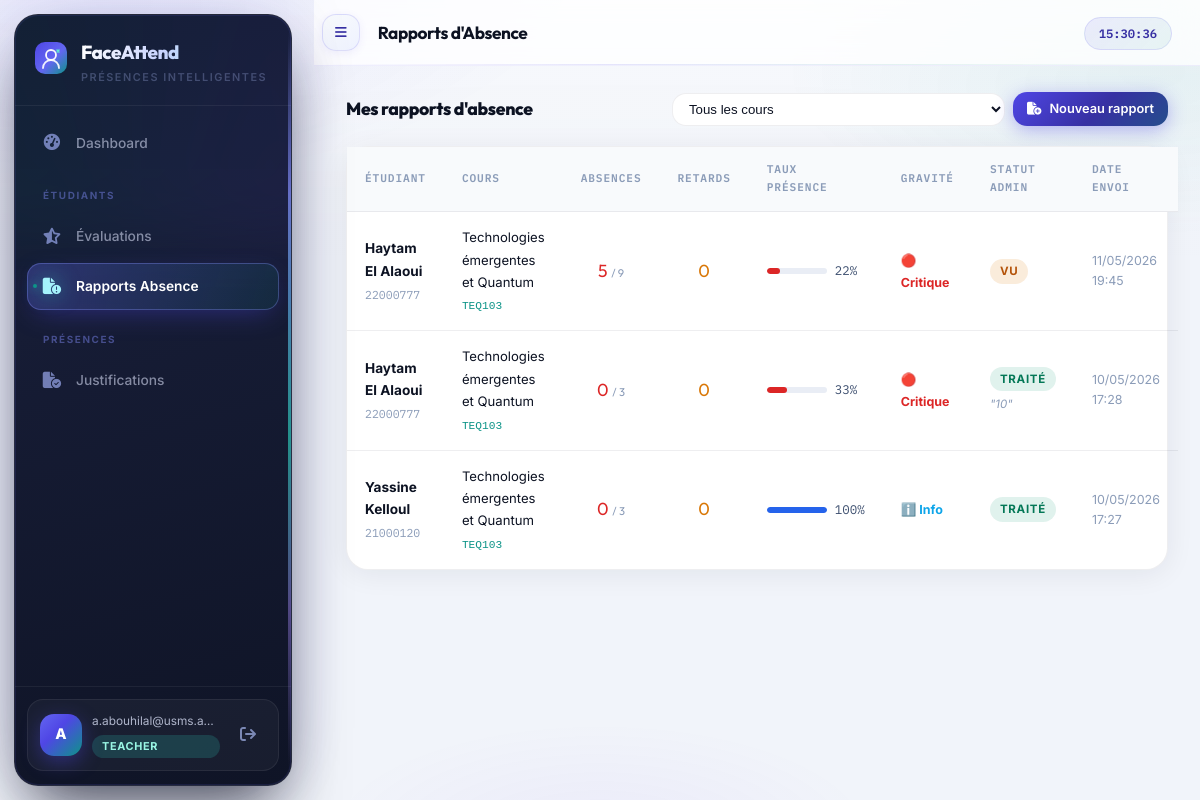
Page /teacher/absence-reports (signed in) on the committed database.
### app/models/__init__.py (models this page shows, shortened)
class User(UserMixin, db.Model):
    __tablename__ = "users"
    id           = db.Column(db.Integer, primary_key=True)
    email        = db.Column(db.String(255), unique=True, nullable=False, index=True)
    password_hash= db.Column(db.String(255), nullable=False)
    role         = db.Column(db.Enum(RoleEnum), nullable=False)
    is_active    = db.Column(db.Boolean, default=True)
    consent_given= db.Column(db.Boolean, default=False)          # CNDP
    consent_date = db.Column(db.DateTime)
    failed_logins= db.Column(db.Integer, default=0)
    locked_until = db.Column(db.DateTime)
    created_at   = db.Column(db.DateTime, default=lambda: datetime.now(timezone.utc))
    updated_at   = db.Column(db.DateTime, onupdate=lambda: datetime.now(timezone.utc))
    deleted_at   = db.Column(db.DateTime)   # Soft delete (droit à l'oubli CNDP)
    student_profile = db.relationship("Student", back_populates="user", uselist=False)
    teacher_profile = db.relationship("Teacher", back_populates="user", uselist=False)

class AbsenceReport(db.Model):
    __tablename__ = "absence_reports"
    id          = db.Column(db.Integer, primary_key=True)
    teacher_id  = db.Column(db.Integer, db.ForeignKey("teachers.id"), nullable=False)
    student_id  = db.Column(db.Integer, db.ForeignKey("students.id"), nullable=False)
    course_id   = db.Column(db.Integer, db.ForeignKey("courses.id"),  nullable=False)
    nb_seances          = db.Column(db.Integer, default=0)
    nb_absences         = db.Column(db.Integer, default=0)
    nb_retards          = db.Column(db.Integer, default=0)
    taux_presence       = db.Column(db.Float,   default=0.0)  # 0.0 → 1.0
    periode_debut       = db.Column(db.DateTime)
    periode_fin         = db.Column(db.DateTime)
    commentaire         = db.Column(db.Text)
    gravite             = db.Column(db.Enum(AbsenceGravite),
                                    default=AbsenceGravite.INFO)
    statut              = db.Column(db.Enum(AbsenceReportStatus),
                                    default=AbsenceReportStatus.NOUVEAU)
    created_at          = db.Column(db.DateTime,
                                    default=lambda: datetime.now(timezone.utc))
    admin_note          = db.Column(db.Text)
    admin_treated_at    = db.Column(db.DateTime)
    teacher = db.relationship("Teacher", foreign_keys=[teacher_id])
    student = db.relationship("Student", foreign_keys=[student_id])
    course  = db.relationship("Course",  foreign_keys=[course_id])

class Student(db.Model):
    __tablename__ = "students"
    id              = db.Column(db.Integer, primary_key=True)
    user_id         = db.Column(db.Integer, db.ForeignKey("users.id"), unique=True)
    student_number  = db.Column(db.String(20), unique=True, nullable=False)  # CNE / Matricule
    first_name      = db.Column(db.String(100), nullable=False)
    last_name       = db.Column(db.String(100), nullable=False)
    program         = db.Column(db.String(100))   # Filière
    year_of_study   = db.Column(db.Integer)
    group_name      = db.Column(db.String(50))
    face_encoding_enc  = db.Column(db.LargeBinary)   # AES-GCM ciphertext
    face_encoding_nonce= db.Column(db.LargeBinary)   # 96-bit nonce GCM
    face_encoding_tag  = db.Column(db.LargeBinary)   # 128-bit auth tag GCM
    face_photo_enc     = db.Column(db.LargeBinary)
    face_photo_nonce   = db.Column(db.LargeBinary)
    face_photo_tag     = db.Column(db.LargeBinary)
    face_enrolled_at   = db.Column(db.DateTime)
    pseudonym          = db.Column(db.String(64), unique=True)  # Pseudonymisation CNDP
    user        = db.relationship("User", back_populates="student_profile")
    attendances = db.relationship("Attendance", back_populates="student", lazy="dynamic")
    enrollments = db.relationship("Enrollment",  back_populates="student", lazy="dynamic")
    @property
    def full_name(self):
        return f"{self.first_name} {self.last_name}"

class Course(db.Model):
    __tablename__ = "courses"
    id          = db.Column(db.Integer, primary_key=True)
    teacher_id  = db.Column(db.Integer, db.ForeignKey("teachers.id"))
    name        = db.Column(db.String(150), nullable=False)
    code        = db.Column(db.String(20), unique=True, nullable=False)
    description = db.Column(db.Text)
    credits     = db.Column(db.Integer, default=3)
    room        = db.Column(db.String(50))
    is_active   = db.Column(db.Boolean, default=True)
    teacher     = db.relationship("Teacher", back_populates="courses")
    sessions    = db.relationship("Session", back_populates="course", lazy="dynamic")
    enrollments = db.relationship("Enrollment", back_populates="course", lazy="dynamic")

### app/api/teacher.py (the view)
@teacher_bp.route("/absence-reports")
@teacher_required
def absence_reports():
    teacher   = Teacher.query.filter_by(user_id=current_user.id).first_or_404()
    courses   = teacher.courses.filter_by(is_active=True).all()
    course_id = request.args.get("course_id", type=int)
    query = AbsenceReport.query.filter_by(teacher_id=teacher.id)
    if course_id:
        query = query.filter_by(course_id=course_id)
    reports = query.order_by(AbsenceReport.created_at.desc()).all()
    return render_template("teacher/absence_reports.html",
                           teacher=teacher,
                           reports=reports,
                           courses=courses,
                           selected_course=course_id)

### app/api/teacher.py (called while the page is built)
def teacher_required(f):
    @wraps(f)
    @login_required
    def decorated(*args, **kwargs):
        if current_user.role not in (RoleEnum.TEACHER, RoleEnum.ADMIN):
            flash("Accès enseignants uniquement.", "danger")
            return redirect(url_for("auth.login"))
        return f(*args, **kwargs)
    return decorated

### frontend/templates/teacher/absence_reports.html (shortened to what this page needs)
{% extends "base.html" %}
{% block page_title %}Rapports d'Absence{% endblock %}
{% block content %}
<div class="section-header" style="display:flex;align-items:center;justify-content:space-between;margin-bottom:20px">
  <h2 style="font-family:var(--font-head);font-size:1.1rem">Mes rapports d'absence</h2>
  <div style="display:flex;gap:8px;align-items:center;flex-wrap:wrap">
    <form method="GET" style="display:flex;gap:8px">
      <select name="course_id" onchange="this.form.submit()"
              style="padding:7px 12px;background:var(--bg-2);border:1px solid var(--border-2);
                     border-radius:var(--radius);color:var(--text);font-size:.83rem;outline:none">
        <option value="">Tous les cours</option>
      </select>
    </form>
    <a href="{{ url_for('teacher.absence_report_new') }}" class="btn btn--primary btn--sm">
      <i class="fas fa-file-circle-plus"></i> Nouveau rapport
    </a>
  </div>
</div>
{% if reports %}
<div class="card" style="padding:0">
  <table>
    <thead>
      <tr>
        <th>Étudiant</th>
        <th>Cours</th>
        <th>Absences</th>
        <th>Retards</th>
        <th>Taux présence</th>
        <th>Gravité</th>
        <th>Statut admin</th>
        <th>Date envoi</th>
      </tr>
    </thead>
    <tbody>
      {% for r in reports %}
      {% set grav_color = '#dc2626' if r.gravite.value=='critique' else '#d97706' if r.gravite.value=='attention' else '#0ea5e9' %}
      <tr>
        <td>
          <strong style="font-size:.85rem">{{ r.student.full_name }}</strong><br>
          <span style="font-family:var(--font-mono);font-size:.72rem;color:var(--text-3)">
            {{ r.student.student_number }}
          </span>
        </td>
        <td>
          <span style="font-size:.82rem">{{ r.course.name }}</span><br>
          <code style="font-size:.7rem;color:var(--accent-2)">{{ r.course.code }}</code>
        </td>
        <td style="text-align:center;font-family:var(--font-head);font-size:1.1rem;color:var(--danger)">
          {{ r.nb_absences }}
          <span style="font-size:.7rem;color:var(--text-3)">/ {{ r.nb_seances }}</span>
        </td>
        <td style="text-align:center;font-family:var(--font-head);font-size:1.1rem;color:#d97706">
          {{ r.nb_retards }}
        </td>
        <td>
          {% set pct = (r.taux_presence * 100)|round|int %}
          <div style="display:flex;align-items:center;gap:8px">
            <div style="width:60px;height:6px;background:var(--bg-3);border-radius:3px;overflow:hidden">
              <div style="height:100%;width:{{ pct }}%;border-radius:3px;
                          background:{{ '#2563eb' if pct >= 75 else '#d97706' if pct >= 50 else '#dc2626' }}">
              </div>
            </div>
            <span style="font-family:var(--font-mono);font-size:.78rem;color:var(--text-2)">{{ pct }}%</span>
          </div>
        </td>
        <td>
          <span style="font-size:.78rem;font-weight:700;color:{{ grav_color }}">
            {% if r.gravite.value == 'critique' %}🔴 Critique
            {% elif r.gravite.value == 'attention' %}⚠️ Attention
            {% else %}ℹ️ Info{% endif %}
          </span>
        </td>
        <td>
          {% if r.statut.value == 'nouveau' %}
            <span class="badge badge--absent" style="font-size:.72rem">Nouveau</span>
          {% elif r.statut.value == 'vu' %}
            <span class="badge" style="background:rgba(217,119,6,.14);color:#b45309;font-size:.72rem">Vu</span>
          {% else %}
            <span class="badge badge--present" style="font-size:.72rem">Traité</span>
          {% endif %}
          {% if r.admin_note %}
          <div style="font-size:.72rem;color:var(--text-3);margin-top:4px;font-style:italic">
            "{{ r.admin_note[:50] }}{% if r.admin_note|length > 50 %}…{% endif %}"
          </div>
          {% endif %}
        </td>
        <td style="font-size:.78rem;color:var(--text-3)">
          {{ r.created_at.strftime('%d/%m/%Y') }}<br>
          {{ r.created_at.strftime('%H:%M') }}
        </td>
      </tr>
      {% endfor %}
    </tbody>
  </table>
</div>
{% endif %}
{% endblock %}

### frontend/templates/base.html (shortened to what this page needs)
<!DOCTYPE html>
<html lang="fr">
<head>
  <link rel="stylesheet" href="https://cdnjs.cloudflare.com/ajax/libs/font-awesome/6.6.0/css/all.min.css"/>
  <link rel="stylesheet" href="{{ url_for('static', filename='css/main.css') }}"/>
</head>
<body>
{% if current_user.is_authenticated %}
<aside class="sidebar" id="sidebar" aria-label="Navigation principale">
  <div class="sidebar__aurora" aria-hidden="true"></div>
  <div class="sidebar__rail" aria-hidden="true"></div>
  <div class="sidebar__brand">
    <span class="sidebar__logo">
    </span>
    <div class="sidebar__brand-text">
      <span class="sidebar__name">FaceAttend</span>
      <span class="sidebar__tagline">Présences intelligentes</span>
    </div>
  </div>
  <nav class="sidebar__nav">
    {% if current_user.role.value == 'admin' %}
      <a href="{{ url_for('admin.dashboard') }}"
         class="nav-item {% if request.endpoint == 'admin.dashboard' %}active{% endif %}">
        <i class="fas fa-chart-pie"></i><span>Dashboard</span>
      </a>
      <div class="nav-separator">Utilisateurs</div>
      <a href="{{ url_for('admin.students') }}"
         class="nav-item {% if 'students' in request.path and 'edit' not in request.path %}active{% endif %}">
        <i class="fas fa-users"></i><span>Étudiants</span>
      </a>
      <a href="{{ url_for('admin.teachers') }}"
         class="nav-item {% if 'teachers' in request.path and 'edit' not in request.path %}active{% endif %}">
        <i class="fas fa-chalkboard-user"></i><span>Professeurs</span>
      </a>
      <div class="nav-separator">Pédagogie</div>
      <a href="{{ url_for('admin.courses') }}"
         class="nav-item {% if 'courses' in request.path %}active{% endif %}">
        <i class="fas fa-book-open"></i><span>Matières</span>
      </a>
      <div class="nav-separator">Suivi</div>
      <a href="{{ url_for('admin.evaluations') }}"
         class="nav-item {% if 'evaluations' in request.path %}active{% endif %}">
        <i class="fas fa-star-half-stroke"></i><span>Évaluations</span>
      </a>
      <a href="{{ url_for('admin.absence_reports') }}"
         class="nav-item {% if 'absence-reports' in request.path %}active{% endif %}">
        <i class="fas fa-file-circle-exclamation"></i><span>Rapports Absence</span>
      </a>
      <a href="{{ url_for('admin.at_risk') }}"
         class="nav-item {% if 'at-risk' in request.path %}active{% endif %}">
        <i class="fas fa-triangle-exclamation"></i><span>Décrochage</span>
      </a>
      <div class="nav-separator">Exports</div>
      <a href="{{ url_for('admin.export_report') }}" class="nav-item">
        <i class="fas fa-file-excel"></i><span>Export Global</span>
      </a>
    {% elif current_user.role.value == 'teacher' %}
      <a href="{{ url_for('teacher.dashboard') }}"
         class="nav-item {% if request.endpoint == 'teacher.dashboard' %}active{% endif %}">
        <i class="fas fa-gauge-high"></i><span>Dashboard</span>
      </a>
      <div class="nav-separator">Étudiants</div>
      <a href="{{ url_for('teacher.evaluations') }}"
         class="nav-item {% if 'evaluations' in request.path %}active{% endif %}">
        <i class="fas fa-star-half-stroke"></i><span>Évaluations</span>
      </a>
      <a href="{{ url_for('teacher.absence_reports') }}"
         class="nav-item {% if 'absence-reports' in request.path %}active{% endif %}">
        <i class="fas fa-file-circle-exclamation"></i><span>Rapports Absence</span>
      </a>
      <div class="nav-separator">Présences</div>
      <a href="{{ url_for('teacher.justifications') }}"
         class="nav-item {% if 'justifications' in request.path %}active{% endif %}">
        <i class="fas fa-file-circle-check"></i><span>Justifications</span>
      </a>
    {% endif %}
  </nav>
  <div class="sidebar__footer">
    <div class="sidebar__user-card">
      <div class="avatar">{{ current_user.email[0].upper() }}</div>
      <div class="sidebar__user-info">
        <span class="sidebar__user-email">{{ current_user.email }}</span>
        <span class="sidebar__user-role badge badge--{{ current_user.role.value }}">{{ current_user.role.value }}</span>
      </div>
      <a href="{{ url_for('auth.logout') }}" class="btn-logout" title="Déconnexion">
        <i class="fas fa-arrow-right-from-bracket"></i>
      </a>
    </div>
  </div>
</aside>
<main class="main-content">
  <header class="topbar">
    <button class="topbar__toggle" onclick="document.getElementById('sidebar').classList.toggle('collapsed')">
      <i class="fas fa-bars"></i>
    </button>
    <h1 class="topbar__title">{% block page_title %}{% endblock %}</h1>
    <div class="topbar__right">
      <span class="topbar__time" id="clock"></span>
    </div>
  </header>
  <div class="page-body">
    {% block content %}{% endblock %}
  </div>
</main>
{% else %}
  {% block auth_content %}{% endblock %}
{% endif %}
</body>
</html>

### rows in the picture
User: email "A", email "a.abouhilal@usms.a…", role.value "TEACHER"
AbsenceReport: student.full_name "Haytam El Alaoui", student.student_number "22000777", course.name "Technologies émergentes et Quantum", course.code "TEQ103", nb_absences "5", nb_seances "9", nb_retards "0", pct "22", gravite "🔴 Critique", statut "VU", created_at "11/05/2026", created_at "19:45"
AbsenceReport: student.full_name "Haytam El Alaoui", student.student_number "22000777", course.name "Technologies émergentes et Quantum", course.code "TEQ103", nb_absences "0", nb_seances "3", nb_retards "0", pct "33", gravite "🔴 Critique", statut "TRAITÉ", admin_note "10", created_at "10/05/2026", created_at "17:28"
AbsenceReport: student.full_name "Yassine Kelloul", student.student_number "21000120", course.name "Technologies émergentes et Quantum", course.code "TEQ103", nb_absences "0", nb_seances "3", nb_retards "0", pct "100", gravite "ℹ️ Info", statut "TRAITÉ", created_at "10/05/2026", created_at "17:27"
